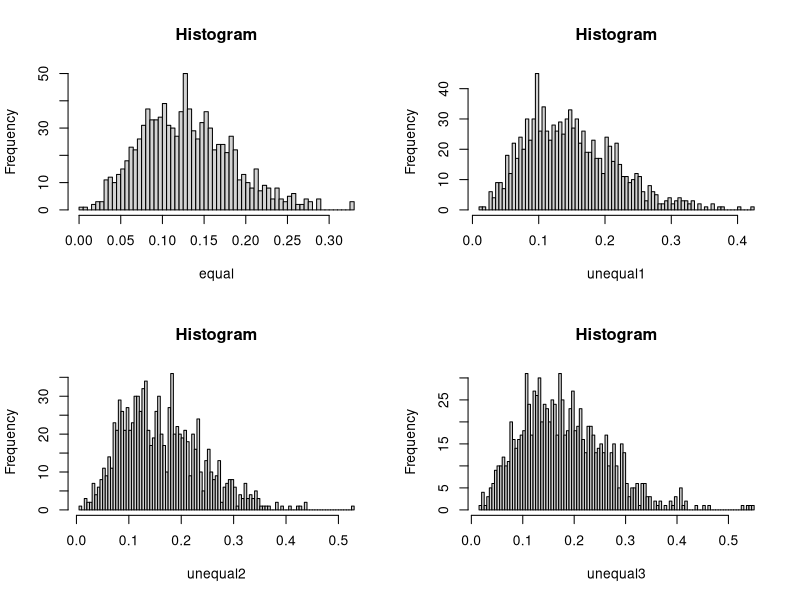
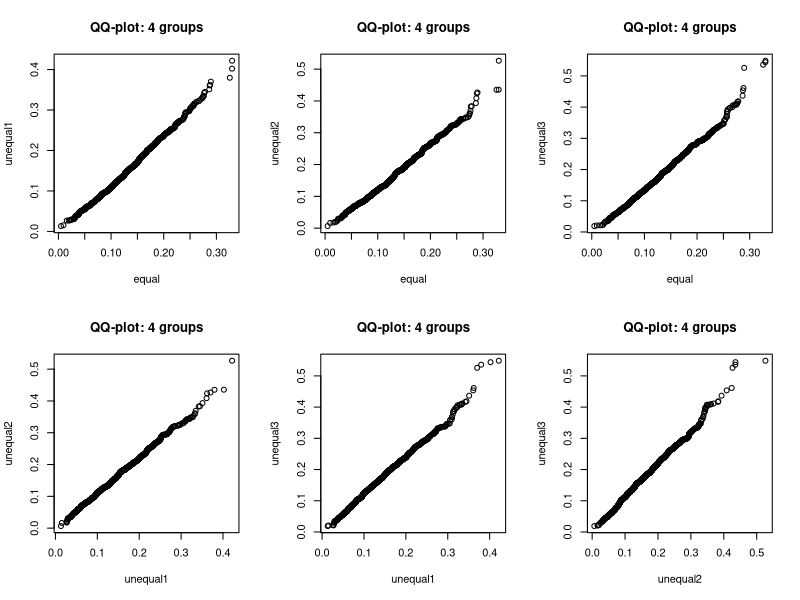
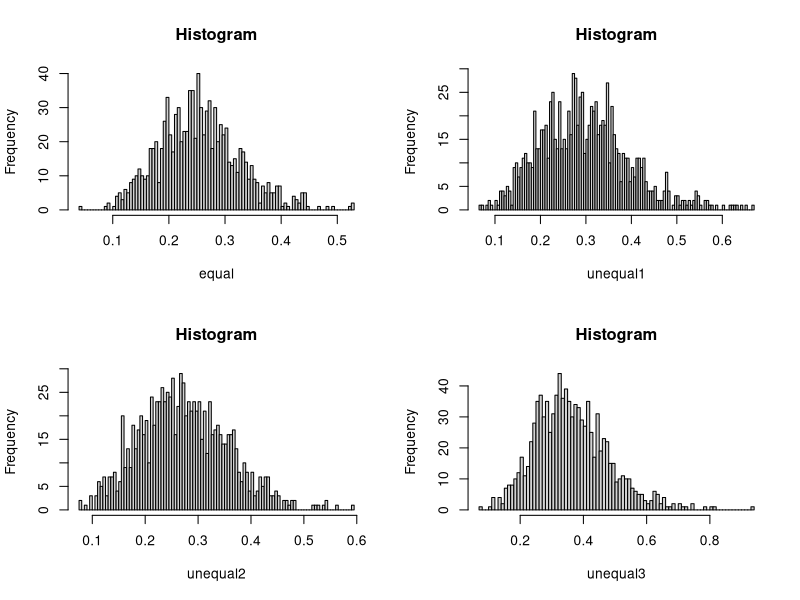
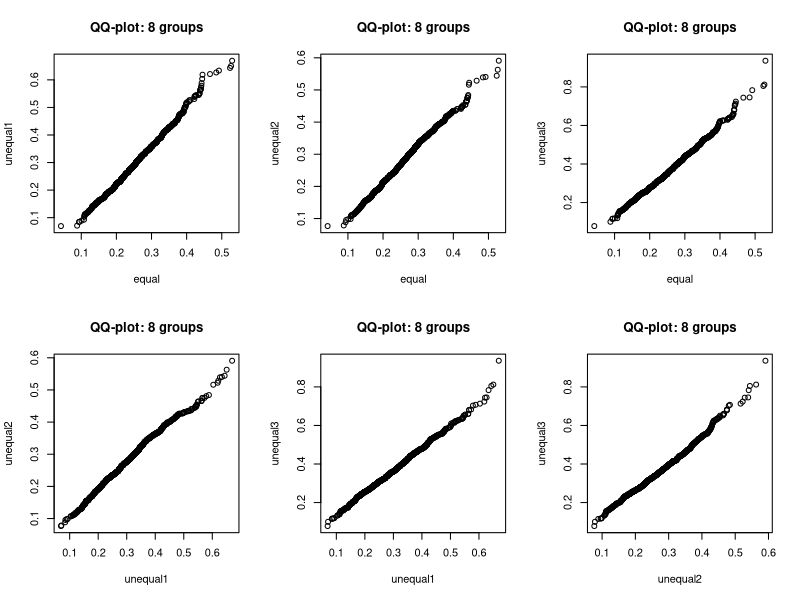
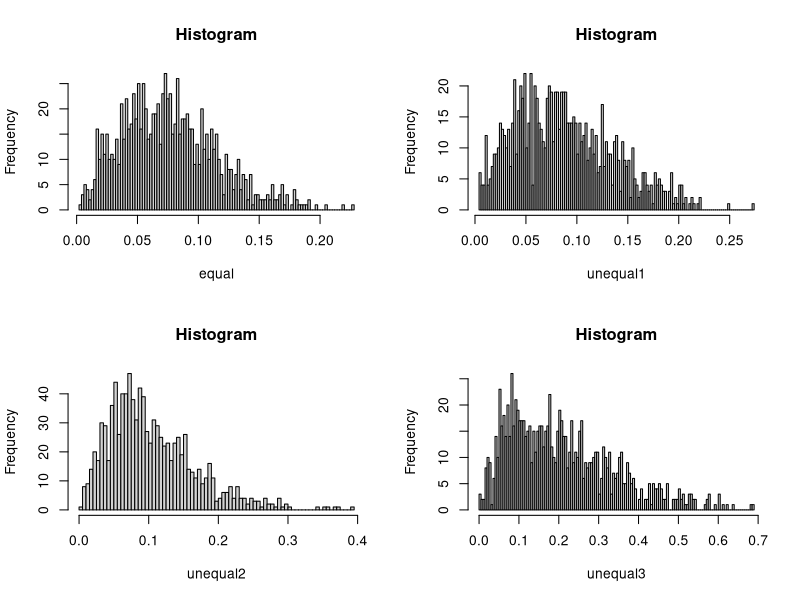
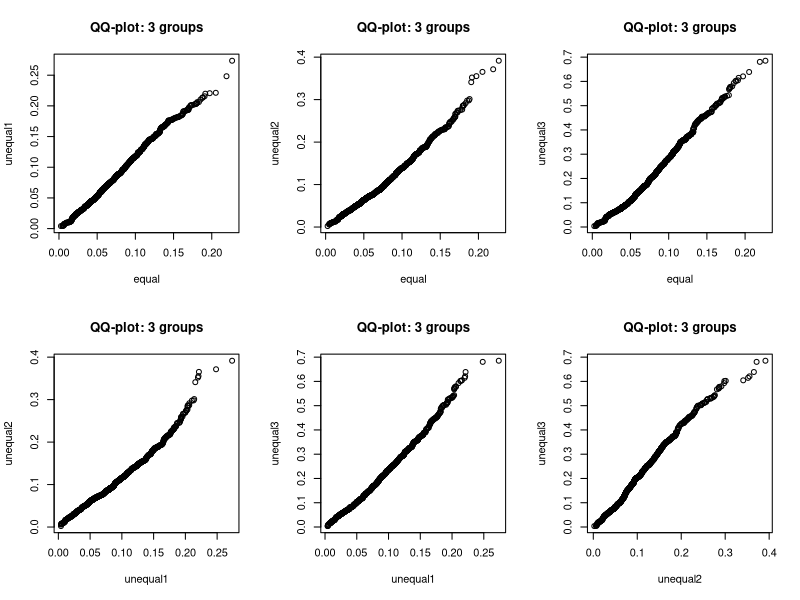

These figures' R source, in order:
## ---- chunk 1
range.distribution <- function(group.numbers, N = 1000){
  result <- replicate(N, {
    a <- rnorm(sum(group.numbers), 0, 1)
    b <- rep(1:length(group.numbers), times=group.numbers)
    means <- tapply(a, b, mean)
    max(means) - min(means)
  })
}
## ---- chunk 2
set.seed(7)
data.4groups <- data.frame(equal=range.distribution(c(250, 250, 250, 250)),
                          unequal1 = range.distribution(c(100, 200, 300, 400)),
                          unequal2 = range.distribution(c(100, 100, 400, 400)),
                          unequal3 = range.distribution(c(100, 100, 100, 700)))
## ---- chunk 3
attach(data.4groups)
par(mfrow=c(2,2))
hist(equal, breaks=100, main="Histogram")
hist(unequal1, breaks=100, main="Histogram")
hist(unequal2, breaks=100, main="Histogram")
hist(unequal3, breaks=100, main="Histogram")
## ---- chunk 4
par(mfrow=c(2,3))
qqplot(equal, unequal1, main = "QQ-plot: 4 groups")
qqplot(equal, unequal2, main = "QQ-plot: 4 groups")
qqplot(equal, unequal3, main = "QQ-plot: 4 groups")
qqplot(unequal1, unequal2, main = "QQ-plot: 4 groups")
qqplot(unequal1, unequal3, main = "QQ-plot: 4 groups")
qqplot(unequal2, unequal3, main = "QQ-plot: 4 groups")
## ---- chunk 5
ks.test(equal, unequal1)
ks.test(equal, unequal2)
ks.test(equal, unequal3)
ks.test(unequal1, unequal2)
ks.test(unequal1, unequal3)
ks.test(unequal2, unequal3)

detach(data.4groups)
## ---- chunk 6
set.seed(7)
data.8groups <- data.frame(equal = range.distribution(rep(125, times=8)),
                           unequal1 = range.distribution(rep(c(50,100,150,200),times=2)),
                           unequal2 = range.distribution(c(rep(100,times=7),300)),
                           unequal3 = range.distribution(c(rep(50,times=6), 200, 500)))
                          
attach(data.8groups)
par(mfrow=c(2,2))
hist(equal, breaks=100, main="Histogram")
hist(unequal1, breaks=100, main="Histogram")
hist(unequal2, breaks=100, main="Histogram")
hist(unequal3, breaks=100, main="Histogram")

par(mfrow=c(2,3))
qqplot(equal, unequal1, main = "QQ-plot: 8 groups")
qqplot(equal, unequal2, main = "QQ-plot: 8 groups")
qqplot(equal, unequal3, main = "QQ-plot: 8 groups")
qqplot(unequal1, unequal2, main = "QQ-plot: 8 groups")
qqplot(unequal1, unequal3, main = "QQ-plot: 8 groups")
qqplot(unequal2, unequal3, main = "QQ-plot: 8 groups")

ks.test(equal, unequal1)
ks.test(equal, unequal2)
ks.test(equal, unequal3)
ks.test(unequal1, unequal2)
ks.test(unequal1, unequal3)
ks.test(unequal2, unequal3)

detach(data.8groups)
## ---- chunk 7
set.seed(7)
data.3groups <- data.frame(equal=range.distribution(c(500, 500, 500)),
                           unequal1 = range.distribution(c(200, 600, 700)),
                           unequal2 = range.distribution(c(100, 600, 800)),
                           unequal3 = range.distribution(c(20, 400, 1080)))
attach(data.3groups)
par(mfrow=c(2,2))
hist(equal, breaks=100, main="Histogram")
hist(unequal1, breaks=100, main="Histogram")
hist(unequal2, breaks=100, main="Histogram")
hist(unequal3, breaks=100, main="Histogram")


par(mfrow=c(2,3))
qqplot(equal, unequal1, main = "QQ-plot: 3 groups")
qqplot(equal, unequal2, main = "QQ-plot: 3 groups")
qqplot(equal, unequal3, main = "QQ-plot: 3 groups")
qqplot(unequal1, unequal2, main = "QQ-plot: 3 groups")
qqplot(unequal1, unequal3, main = "QQ-plot: 3 groups")
qqplot(unequal2, unequal3, main = "QQ-plot: 3 groups")

ks.test(equal, unequal1)
ks.test(equal, unequal2)
ks.test(equal, unequal3)
ks.test(unequal1, unequal2)
ks.test(unequal1, unequal3)
ks.test(unequal2, unequal3)
detach(data.3groups)
